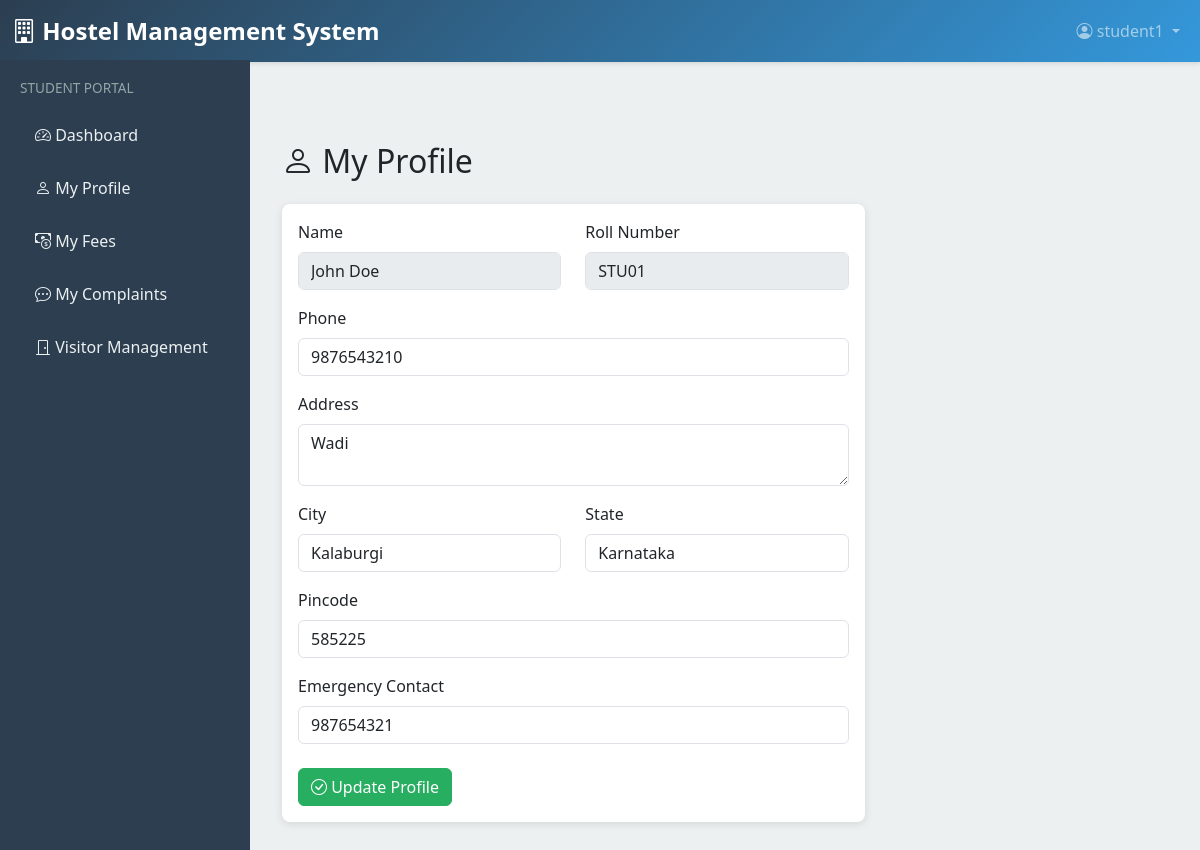
/student/profile/ (signed in), run on the app's committed database.
### core/models.py (models this page shows, shortened)
class Student(models.Model):
    GENDER_CHOICES = [
        ('M', 'Male'),
        ('F', 'Female'),
        ('O', 'Other'),
    ]
    user = models.OneToOneField(User, on_delete=models.CASCADE, related_name='student_profile')
    roll_number = models.CharField(max_length=50, unique=True)
    phone = models.CharField(max_length=15)
    gender = models.CharField(max_length=1, choices=GENDER_CHOICES)
    date_of_birth = models.DateField()
    address = models.TextField()
    city = models.CharField(max_length=100)
    state = models.CharField(max_length=100)
    pincode = models.CharField(max_length=10)
    guardian_name = models.CharField(max_length=100)
    guardian_phone = models.CharField(max_length=15)
    emergency_contact = models.CharField(max_length=15)
    admission_date = models.DateField(auto_now_add=True)
    room = models.ForeignKey(Room, on_delete=models.SET_NULL, null=True, blank=True, related_name='students')
    is_active = models.BooleanField(default=True)
    created_at = models.DateTimeField(auto_now_add=True)
    updated_at = models.DateTimeField(auto_now=True)

### core/views.py (the view, shortened to what this page needs)
# urls.py: path('student/profile/', views.student_profile, name='student_profile'),
@login_required(login_url='login')
@user_passes_test(is_student)
def student_profile(request):
    student = request.user.student_profile
    context = {'student': student}
    return render(request, 'student/profile.html', context)

### core/views.py (called while the page is built)
def is_student(user):
    return hasattr(user, 'role') and user.role.role == 'student'

### templates/student/profile.html (shortened to what this page needs)
{% extends 'base.html' %}
{% block content %}
<div class="container-fluid">
    <div class="mb-4">
        <h2><i class="bi bi-person"></i> My Profile</h2>
    </div>
    <div class="row">
        <div class="col-md-8">
            <div class="card">
                <div class="card-body">
                    <form method="post">
                        <div class="row">
                            <div class="col-md-6">
                                <div class="mb-3">
                                    <label class="form-label">Name</label>
                                    <input type="text" class="form-control" value="{{ student.user.first_name }} {{ student.user.last_name }}" disabled>
                                </div>
                            </div>
                            <div class="col-md-6">
                                <div class="mb-3">
                                    <label class="form-label">Roll Number</label>
                                    <input type="text" class="form-control" value="{{ student.roll_number }}" disabled>
                                </div>
                            </div>
                        </div>
                        <div class="mb-3">
                            <label for="phone" class="form-label">Phone</label>
                            <input type="number" class="form-control" id="phone" name="phone" value="{{ student.phone }}">
                        </div>
                        <div class="mb-3">
                            <label for="address" class="form-label">Address</label>
                            <textarea class="form-control" id="address" name="address" rows="2">{{ student.address }}</textarea>
                        </div>
                        <div class="row">
                            <div class="col-md-6">
                                <div class="mb-3">
                                    <label for="city" class="form-label">City</label>
                                    <input type="text" class="form-control" id="city" name="city" value="{{ student.city }}">
                                </div>
                            </div>
                            <div class="col-md-6">
                                <div class="mb-3">
                                    <label for="state" class="form-label">State</label>
                                    <input type="text" class="form-control" id="state" name="state" value="{{ student.state }}">
                                </div>
                            </div>
                        </div>
                        <div class="mb-3">
                            <label for="pincode" class="form-label">Pincode</label>
                            <input type="number" class="form-control" id="pincode" name="pincode" value="{{ student.pincode }}">
                        </div>
                        <div class="mb-3">
                            <label for="emergency_contact" class="form-label">Emergency Contact</label>
                            <input type="number" class="form-control" id="emergency_contact" name="emergency_contact" value="{{ student.emergency_contact }}">
                        </div>
                        <div class="mt-4">
                            <button type="submit" class="btn btn-success">
                                <i class="bi bi-check-circle"></i> Update Profile
                            </button>
                        </div>
                    </form>
                </div>
            </div>
        </div>
    </div>
</div>
{% endblock %}

### templates/base.html (shortened to what this page needs)
<!DOCTYPE html>
<html lang="en">
<head>
    <link href="https://cdn.jsdelivr.net/npm/bootstrap@5.3.0/dist/css/bootstrap.min.css" rel="stylesheet">
    <link rel="stylesheet" href="https://cdn.jsdelivr.net/npm/bootstrap-icons@1.11.0/font/bootstrap-icons.css">
</head>
<body>
    <nav class="navbar navbar-expand-lg navbar-dark">
        <div class="container-fluid">
            <a class="navbar-brand" href="{% url 'dashboard' %}">
                <i class="bi bi-building"></i> Hostel Management System
            </a>
            <div class="collapse navbar-collapse" id="navbarNav">
                <ul class="navbar-nav ms-auto">
                    <li class="nav-item dropdown">
                        <a class="nav-link dropdown-toggle" href="#" role="button" data-bs-toggle="dropdown">
                            <i class="bi bi-person-circle"></i> {{ user.username }}
                        </a>
                    </li>
                </ul>
            </div>
        </div>
    </nav>
    <div class="container-fluid">
        <div class="row">
            {% if user.is_authenticated %}
            <nav class="sidebar">
                {% if user.role.role == 'admin' %}
                    <div class="mb-4">
                        <h6 style="color: #95a5a6; font-size: 0.85rem; text-transform: uppercase; margin-bottom: 15px;">Admin Panel</h6>
                        <a href="{% url 'dashboard' %}"><i class="bi bi-speedometer2"></i> Dashboard</a>
                        <a href="{% url 'user_management' %}"><i class="bi bi-people"></i> User Management</a>
                        <h6 style="color: #95a5a6; font-size: 0.85rem; text-transform: uppercase; margin-top: 20px; margin-bottom: 15px;">Academic</h6>
                        <a href="{% url 'student_list' %}"><i class="bi bi-person-badge"></i> Students</a>
                        <a href="{% url 'room_list' %}"><i class="bi bi-door-closed"></i> Rooms</a>
                        <h6 style="color: #95a5a6; font-size: 0.85rem; text-transform: uppercase; margin-top: 20px; margin-bottom: 15px;">Finance</h6>
                        <a href="{% url 'fee_list' %}"><i class="bi bi-cash-coin"></i> Fees</a>
                        <a href="{% url 'generate_fees' %}"><i class="bi bi-plus-circle"></i> Generate Fees</a>
                        <h6 style="color: #95a5a6; font-size: 0.85rem; text-transform: uppercase; margin-top: 20px; margin-bottom: 15px;">Operations</h6>
                        <a href="{% url 'complaint_list' %}"><i class="bi bi-chat-dots"></i> Complaints</a>
                        <a href="{% url 'reports' %}"><i class="bi bi-file-earmark-pdf"></i> Reports</a>
                    </div>
                {% elif user.role.role == 'student' %}
                    <div class="mb-4">
                        <h6 style="color: #95a5a6; font-size: 0.85rem; text-transform: uppercase; margin-bottom: 15px;">Student Portal</h6>
                        <a href="{% url 'dashboard' %}"><i class="bi bi-speedometer2"></i> Dashboard</a>
                        <a href="{% url 'student_profile' %}"><i class="bi bi-person"></i> My Profile</a>
                        <a href="{% url 'my_fees' %}"><i class="bi bi-cash-coin"></i> My Fees</a>
                        <a href="{% url 'my_complaints' %}"><i class="bi bi-chat-dots"></i> My Complaints</a>
                        <a href="{% url 'my_visitors' %}"><i class="bi bi-door-closed"></i> Visitor Management</a>
                    </div>
                {% endif %}
            </nav>
            {% endif %}
            <main class="main-content col">
                {% block content %}{% endblock %}
            </main>
        </div>
    </div>
</body>
</html>

### templates/base.html (style rules this page uses)
:root { --primary-color: #2c3e50; --secondary-color: #3498db; --success-color: #27ae60; --danger-color: #e74c3c; --warning-color: #f39c12; }
* { margin: 0; padding: 0; box-sizing: border-box; }
body { font-family: 'Segoe UI', Tahoma, Geneva, Verdana, sans-serif; background-color: #ecf0f1; }
.navbar { background: linear-gradient(135deg, var(--primary-color) 0%, var(--secondary-color) 100%); box-shadow: 0 2px 4px rgba(0,0,0,0.1); }
.navbar-brand { font-weight: 700; font-size: 1.5rem; }
.sidebar { background: var(--primary-color); min-height: 100vh; padding: 20px; position: fixed; left: 0; top: 60px; width: 250px; overflow-y: auto; }
.sidebar a { color: #ecf0f1; text-decoration: none; display: block; padding: 12px 15px; margin: 5px 0; border-radius: 5px; transition: all 0.3s ease; }
.main-content { margin-left: 250px; margin-top: 60px; padding: 20px; min-height: calc(100vh - 60px); }
.card { border: none; box-shadow: 0 2px 8px rgba(0,0,0,0.1); margin-bottom: 20px; border-radius: 8px; }
.btn-success { background-color: var(--success-color); border-color: var(--success-color); }

### data on the page
Student: user.first_name "John Doe", roll_number "STU01", phone "9876543210", address "Wadi", city "Kalaburgi", state "Karnataka", pincode "585225", emergency_contact "987654321"

### other printed values
{{ user.username }} "student1"
